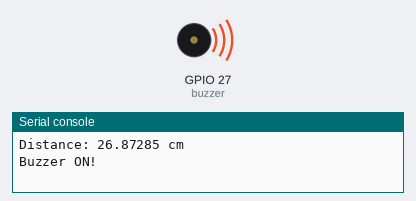
Recording of a program running on a simulated ESP32 board running MicroPython. On the bench: buzzer (waves = sounding, pin HIGH), the last lines printed to the serial console. Random numbers come from a fixed seed.

Above: at 0.1 s.
At 38.6 s:
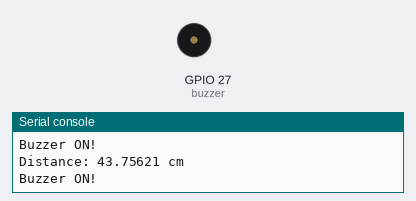
Timing chart, 0 to 40.0 s (numbered marks = the images above):
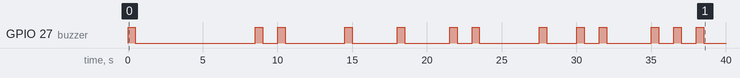

Measured:
- by itself, GPIO 27 (buzzer): LOW → HIGH at 0.00 s, → LOW 0.50 s later, → HIGH 8.0 s later, → LOW 0.50 s later, … (26 changes in this stretch)

The program:

main.py
```python
import machine
import time
import random


TRIG_PIN = 23
ECHO_PIN = 22
BUZZER_PIN = 27


trig = machine.Pin(TRIG_PIN, machine.Pin.OUT)
echo = machine.Pin(ECHO_PIN, machine.Pin.IN)
buzzer = machine.Pin(BUZZER_PIN, machine.Pin.OUT)

def get_distance():
    trig.value(1)
    time.sleep_us(10)
    trig.value(0)

    pulse_start = time.ticks_us()
    while echo.value() == 0:
        pulse_start = time.ticks_us()

    pulse_end = time.ticks_us()
    while echo.value() == 1:
        pulse_end = time.ticks_us()

    pulse_duration = pulse_end - pulse_start
    distance = (pulse_duration * 0.0343) / 2
    return distance

def simulate_distance():
    return random.uniform(0, 200)

def buzz(duration):
    buzzer.value(1)
    time.sleep(duration)
    buzzer.value(0)


DISTANCE_THRESHOLD = 50

while True:


    distance = simulate_distance()

    print("Distance:", distance, "cm")


    if distance < DISTANCE_THRESHOLD:
        print("Buzzer ON!")
        buzz(0.5)
    else:
        print("Buzzer OFF!")

    time.sleep(1)
```
